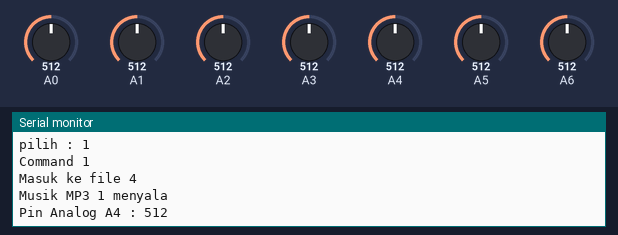
This sketch was run on a simulated Arduino Mega 2560, built with avr-gcc and run on an emulated ATmega2560. On the bench: the last lines printed to the serial monitor. The test bench sets the inputs (shaded band); at power-on: A0 = 512, A1 = 512, A2 = 512, A3 = 512, A4 = 512, A5 = 512, A6 = 512.

Above: at 16.5 s.
16.6 s: A0 set to 107
At 17.5 s:
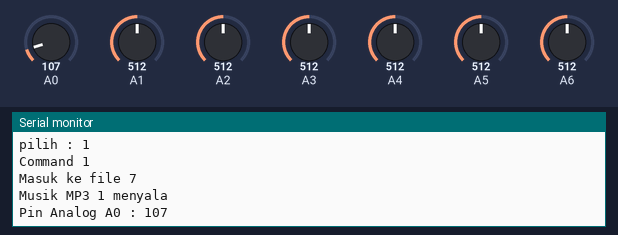
20.1 s: A0 set to 90
At 20.9 s:
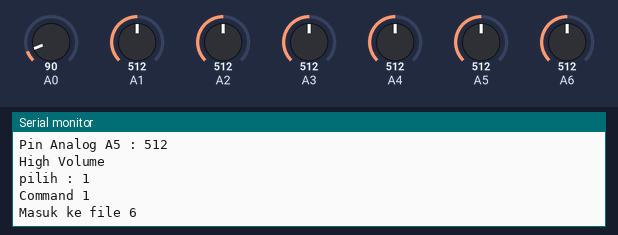
22.5 s: A1 set to 108
At 23.5 s:
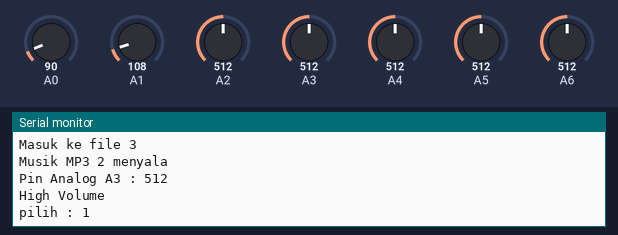
24.0 s: A1 set to 89
At 24.7 s:
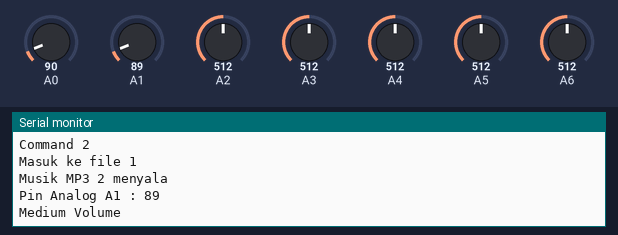
27.5 s: A2 set to 109
At 28.1 s:
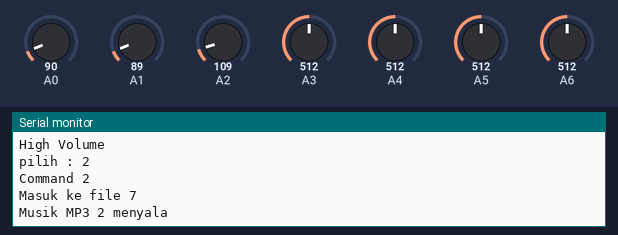
31.0 s: A2 set to 90
At 31.6 s:
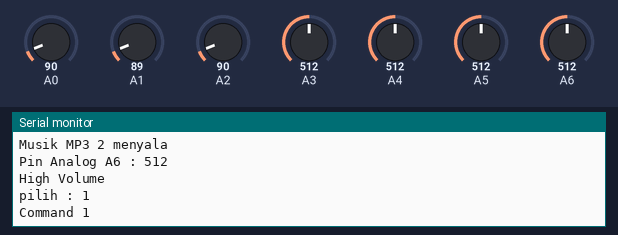
Timing chart, 0 to 34.0 s (numbered marks = the images above; inputs shaded):
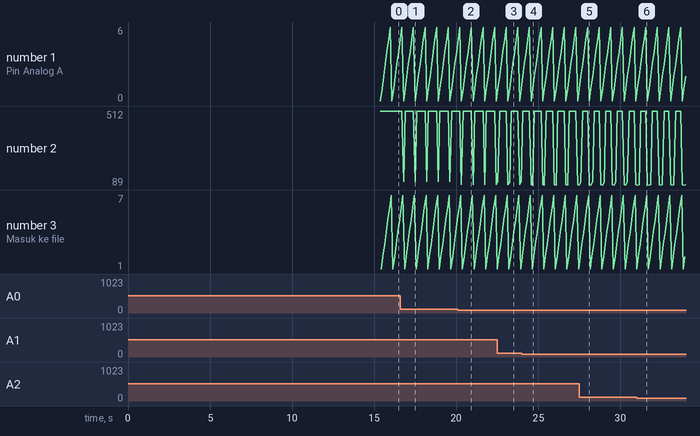

The sketch:

Saron_Mega.ino
```cpp
#include"deklarasi.h"
int pilih = 0;

void setup() {
  // put your setup code here, to run once:
  Serial.begin(9600);
  initPiezoElectric();
  initMP3();
}

void loop() {

  for (int z = 0; z < 7; z++) {

    ///////////////////////////////////////////////////
    data[z] = analogRead(z);        // Read Poezoelectric signal
    Serial.print("Pin Analog ");
    Serial.print("A");
    Serial.print(z);
    Serial.print(" : ");
    Serial.println(data[z]);
    if (data[z] > minimumThresholdSignal) {             // MinimumThresholdSignal adalah batasan minimum untuk membedakan signal dengan noise

      //************************************//
      // Setting level volume both DF_MP3
      if (data[z] > minimumThresholdSignal && data[z] < ThresholdLowVolume) {
        kirimperintahVolume(volumeLow);
        Serial.println("Low Volume");
      }
      else if (data[z] > ThresholdLowVolume && data[z] < ThresholdMediumVolume ) {
        kirimperintahVolume(volumeMedium);
        Serial.println("Medium Volume");
      }

      else {
        kirimperintahVolume(volumeHigh);
        Serial.println("High Volume");
      }
      //************************************//

      //------------------------------------//
      // Memilih MP3 yang akan digunakan
      pilih++;
      if (pilih > 2) {
        pilih = 1;
      }
      //------------------------------------//

      ///////////////////////////////////////////////////
      // Memilih DF MP3 yang akan digunakan
      Serial.print("pilih : ");
      Serial.println(pilih);
      if (pilih == 1) {
        Serial.println("Command 1");
        sendMP3Command(z);
        delay(50);           // Waktu musik menyala

      }

      else if (pilih == 2) {
        Serial.println("Command 2");
        sendMP3Command2(z);
        delay(50);           // Waktu musik menyala

      }
      data[z] = 0;            // Normalisasi data pembacaan piezo eletric
      ///////////////////////////////////////////////////
    }
  }
}
```

DFPLAYER.ino
```cpp
void initMP3() {
  Serial1.begin(9600);
  delay(500);

  // Uji semua musik
  for (int k = 1; k <= 7; k++) {
    kirimperintah(Play_song_in_folder, 0x01, k);
    delay(1000);
  }

  Serial2.begin(9600);
  delay(500);

  // Uji semua musik
  for (int k = 1; k <= 7; k++) {
    kirimperintah2(Play_song_in_folder, 0x01, k);
    delay(1000);
  }

  kirimperintahVolume(volumeLow);

}

void sendMP3Command(int c) {
  switch (c) {

    case 0:       // Mainkan lagu 1
      Serial.println("Masuk ke file 1");
      kirimperintah(Play_song_in_folder, 0x01, 0x01);
      break;

    case 1:       // Mainkan lagu 2
      Serial.println("Masuk ke file 2");
      kirimperintah(Play_song_in_folder, 0x01, 0x02);
      break;

    case 2:       // Mainkan lagu 3
      Serial.println("Masuk ke file 3");
      kirimperintah(Play_song_in_folder, 0x01, 0x03);
      break;

    case 3:       // Mainkan lagu 4
      Serial.println("Masuk ke file 4");
      kirimperintah(Play_song_in_folder, 0x01, 0x04);
      break;

    case 4:       // Mainkan lagu 5
      Serial.println("Masuk ke file 5");
      kirimperintah(Play_song_in_folder, 0x01, 0x05);
      break;

    case 5:       // Mainkan lagu 6
      Serial.println("Masuk ke file 6");
      kirimperintah(Play_song_in_folder, 0x01, 0x06);
      break;

    case 6:       // Mainkan lagu 7
      Serial.println("Masuk ke file 7");
      kirimperintah(Play_song_in_folder, 0x01, 0x07);
      break;

    case 'n':       // Next
      Serial.println("Next music");
      kirimperintah(Next, 0x00, 0x00);
      break;

    case 'p':       // Previous
      Serial.println("Previous music");
      kirimperintah(Previous, 0x00, 0x00);
      break;

    case 'P':       // Play
      Serial.println("Play music");
      kirimperintah(Play, 0x00, 0x00);
      break;

    case 'u':       // Volume up
      Serial.println("Volume up  music");
      kirimperintah(Volume_up, 0x00, 0x00);
      break;

    case 'd':       // Valome down
      Serial.println("Volume down music");
      kirimperintah(Volume_down, 0x00, 0x00);
      break;

    case 's':         // Volume setting
      Serial.println("Volume Setting music");
      kirimperintah(Volume_set, 0x00, 0x1e);
      break;

    case 'r':         // Reset music
      Serial.println("Reset settingan");
      kirimperintah(Reset, 0x00, 0x00);
      break;

    case 'l':         // Play music
      Serial.println("Paly music");
      kirimperintah(Play, 0x00, 0x00);
      break;

    case 'e':         // Pause music
      Serial.println("Pause music");
      kirimperintah(Pause, 0x00, 0x00);
      break;

  }
}

void sendMP3Command2(int c) {
  switch (c) {

    case 0:       // Mainkan lagu 1
      Serial.println("Masuk ke file 1");
      kirimperintah2(Play_song_in_folder, 0x01, 0x01);
      break;

    case 1:       // Mainkan lagu 2
      Serial.println("Masuk ke file 2");
      kirimperintah2(Play_song_in_folder, 0x01, 0x02);
      break;

    case 2:       // Mainkan lagu 3
      Serial.println("Masuk ke file 3");
      kirimperintah2(Play_song_in_folder, 0x01, 0x03);
      break;

    case 3:       // Mainkan lagu 4
      Serial.println("Masuk ke file 4");
      kirimperintah2(Play_song_in_folder, 0x01, 0x04);
      break;

    case 4:       // Mainkan lagu 5
      Serial.println("Masuk ke file 5");
      kirimperintah2(Play_song_in_folder, 0x01, 0x05);
      break;

    case 5:       // Mainkan lagu 6
      Serial.println("Masuk ke file 6");
      kirimperintah2(Play_song_in_folder, 0x01, 0x06);
      break;

    case 6:       // Mainkan lagu 7
      Serial.println("Masuk ke file 7");
      kirimperintah2(Play_song_in_folder, 0x01, 0x07);
      break;

    case 'n':       // Next
      Serial.println("Next music");
      kirimperintah2(Next, 0x00, 0x00);
      break;

    case 'p':       // Previous
      Serial.println("Previous music");
      kirimperintah2(Previous, 0x00, 0x00);
      break;

    case 'P':       // Play
      Serial.println("Play music");
      kirimperintah2(Play, 0x00, 0x00);
      break;

    case 'u':       // Volume up
      Serial.println("Volume up  music");
      kirimperintah2(Volume_up, 0x00, 0x00);
      break;

    case 'd':       // Valome down
      Serial.println("Volume down music");
      kirimperintah2(Volume_down, 0x00, 0x00);
      break;

    case 's':         // Volume setting
      Serial.println("Volume Setting music");
      kirimperintah2(Volume_set, 0x00, 0x1e);
      break;

    case 'r':         // Reset music
      Serial.println("Reset settingan");
      kirimperintah2(Reset, 0x00, 0x00);
      break;

    case 'l':         // Play music
      Serial.println("Paly music");
      kirimperintah2(Play, 0x00, 0x00);
      break;

    case 'e':         // Pause music
      Serial.println("Pause music");
      kirimperintah2(Pause, 0x00, 0x00);
      break;

  }
}


void kirimperintah(int8_t command, int8_t dat1, int8_t dat2)
{
  delay(20);
  buff_send[0] = 0x7e;
  buff_send[1] = 0xff;
  buff_send[2] = 0x06;
  buff_send[3] = 0x0f;
  buff_send[4] = 0x00;   // 0x00 NO, 0x01 feedback
  buff_send[5] = (int8_t)(dat1);
  buff_send[6] = (int8_t)(dat2);
  buff_send[7] = 0xef;

  for (uint8_t i = 0 ; i < 8; i++)
  {
    Serial1.write(buff_send[i]) ;
  }
  Serial.println("Musik MP3 1 menyala ");
  //  Serial.println();
}


void kirimperintah2(int8_t command, int8_t dat1, int8_t dat2)
{
  delay(20);
  buff_send2[0] = 0x7e;
  buff_send2[1] = 0xff;
  buff_send2[2] = 0x06;
  buff_send2[3] = 0x0f;
  buff_send2[4] = 0x00;   // 0x00 NO, 0x01 feedback
  buff_send2[5] = (int8_t)(dat1);
  buff_send2[6] = (int8_t)(dat2);
  buff_send2[7] = 0xef;

  for (uint8_t i = 0 ; i < 8; i++)
  {
    Serial2.write(buff_send2[i]) ;
  }
  Serial.println("Musik MP3 2 menyala ");
  //  Serial.println();
}


void kirimperintahVolume(int8_t volumeLevel)
{
  // 7E FF 06 06 00 00 1E EF
  delay(20);
  buff_send_volume[0] = 0x7e;
  buff_send_volume[1] = 0xff;
  buff_send_volume[2] = 0x06;
  buff_send_volume[3] = Volume_set;
  buff_send_volume[4] = 0x00;   // 0x00 NO, 0x01 feedback
  buff_send_volume[5] = 0x00;
  buff_send_volume[6] = (int8_t)(volumeLevel);
  buff_send_volume[7] = 0xef;

  for (uint8_t i = 0 ; i < 8; i++)
  {
    Serial1.write(buff_send_volume[i]) ;
    Serial2.write(buff_send_volume[i]) ;
  }
  Serial.println();
}
```

PIEZOELECTRIC.ino
```cpp
void initPiezoElectric() {
  for (int v = 0; v < 7; v++) {
    // Pin analog Mode
    pinMode(v, INPUT);
    delay(10);
  }

}
```

deklarasi.h
```cpp
static int8_t buff_send[8] = {}; //buffer untuk pengiriman perintah
static int8_t buff_send2[8] = {}; //buffer untuk pengiriman perintah
static int8_t buff_send_volume[8] = {}; //buffer untuk pengiriman perintah

/************ Command byte **************************/
#define Next                  0X01
#define Previous              0X02
#define Volume_up             0X04
#define Volume_down           0X05
#define Volume_set            0X06


#define Reset                 0X0C
#define Play                  0X0D
#define Pause                 0X0E
#define Play_song_in_folder   0X0F


int data[7];
#define minimumThresholdSignal 30
#define volumeLow 0X0A              // Volume 10
#define volumeMedium 0X14           // Volume 20
#define volumeHigh 0X1E             // Volume 30
#define ThresholdLowVolume 50          // Batas Volume Low
#define ThresholdMediumVolume 100      // Batas Volume Medium
#define ThresholdHighVolume  150       // Batas Volume  High

// 30-900
```

Measured:
- the behaviour switches between 100 and 99 on A0 (found by bisection; images 1 and 2)
- the behaviour switches between 100 and 99 on A1 (found by bisection; images 3 and 4)
- the behaviour switches between 100 and 99 on A2 (found by bisection; images 5 and 6)
- after the input at 16.6 s, the serial monitor: prints a new line after 0.19 s (image 1)
- after the input at 20.1 s, the serial monitor: prints a new line after 0.22 s (image 2)
- after the input at 22.5 s, the serial monitor: prints a new line at once (image 3)
- after the input at 24.0 s, the serial monitor: prints a new line after 0.66 s (image 4)
- after the input at 27.5 s, the serial monitor: prints a new line after 0.10 s (image 5)
- after the input at 31.0 s, the serial monitor: prints a new line after 0.14 s (image 6)
